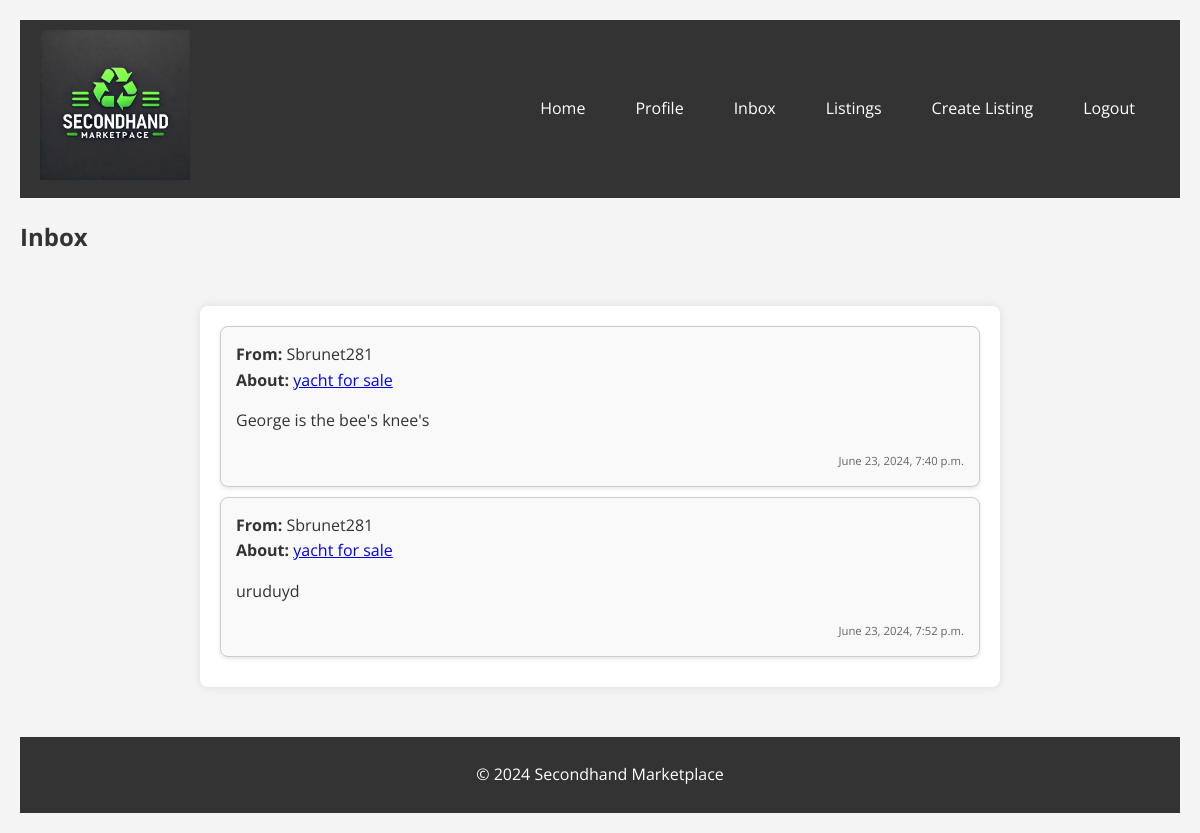
/messaging/inbox/ (signed in), run on an earlier commit of the app's database.
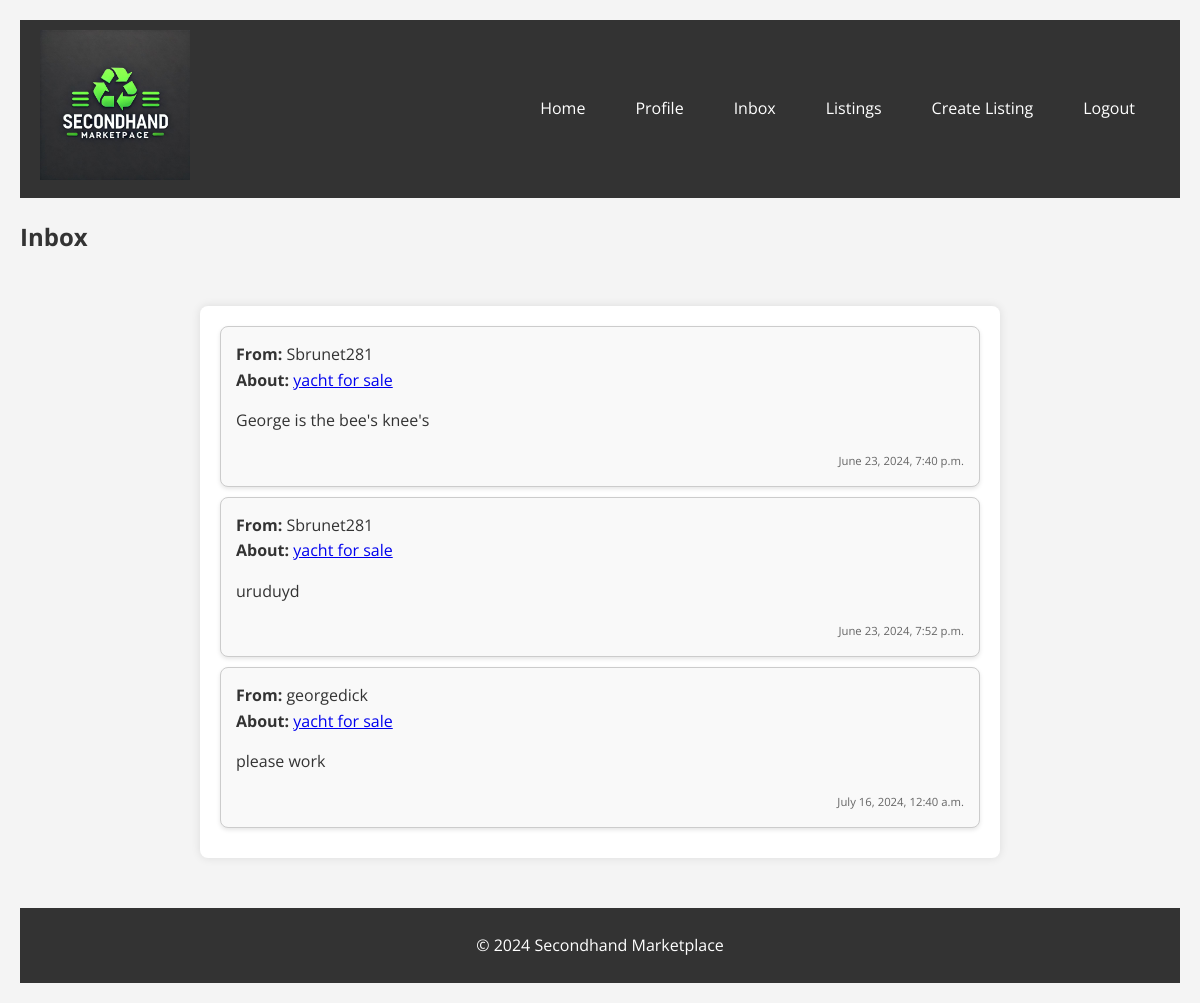
And on a later commit of the database.
### messaging/models.py (models this page shows, shortened)
class Message(models.Model):
    sender = models.ForeignKey(CustomUser, related_name='sent_messages', on_delete=models.CASCADE)
    receiver = models.ForeignKey(CustomUser, related_name='received_messages', on_delete=models.CASCADE)
    listing = models.ForeignKey(Listing, on_delete=models.CASCADE)
    content = models.TextField()
    timestamp = models.DateTimeField(auto_now_add=True)
    is_read = models.BooleanField(default=False)

### users/models.py (models this page shows)
class CustomUser(AbstractUser):
    email = models.EmailField(unique=True)
    profile_picture = models.ImageField(upload_to='profile_pics/', blank=True)
    groups = models.ManyToManyField(
        'auth.Group',
        related_name='customuser_set',  # Change this line
        blank=True,
        help_text=('The groups this user belongs to. A user will get all permissions '
                   'granted to each of their groups.'),
        related_query_name='customuser',
    )
    user_permissions = models.ManyToManyField(
        'auth.Permission',
        related_name='customuser_set',  # Change this line
        blank=True,
        help_text='Specific permissions for this user.',
        related_query_name='customuser',
    )

### listings/models.py (models this page shows, shortened)
class Listing(models.Model):
    title = models.CharField(max_length=255)
    slug = models.SlugField(unique=True, blank=True)
    description = models.TextField()
    price = models.DecimalField(max_digits=10, decimal_places=2)
    category = models.ForeignKey(Category, on_delete=models.CASCADE)
    seller = models.ForeignKey(CustomUser, on_delete=models.CASCADE)
    image = models.ImageField(upload_to='listing_images/', blank=True, null=True)
    created_at = models.DateTimeField(auto_now_add=True)

### messaging/views.py (the view)
# urls.py: path('inbox/', views.inbox, name='inbox'),
@login_required
def inbox(request):
    messages = Message.objects.filter(receiver=request.user)
    return render(request, 'messaging/inbox.html', {'messages': messages})

### templates/messaging/inbox.html (shortened to what this page needs)
{% extends 'base.html' %}
{% load static %}
{% block extra_css %}
    <link rel="stylesheet" href="{% static 'css/messaging.css' %}">
{% endblock %}
{% block content %}
<h2>Inbox</h2>
<div class="inbox">
    {% if messages %}
        {% for message in messages %}
            <div class="message-card">
                <div class="message-header">
                    <strong>From:</strong> {{ message.sender.username }}<br>
                    <strong>About:</strong> <a href="{% url 'listing_detail' message.listing.pk %}">{{ message.listing.title }}</a>
                </div>
                <div class="message-body">
                    <p>{{ message.content }}</p>
                </div>
                <div class="message-footer">
                    <small>{{ message.timestamp }}</small>
                </div>
            </div>
        {% endfor %}
    {% else %}
        <p>No messages found.</p>
    {% endif %}
</div>
{% endblock %}

### templates/base.html (shortened to what this page needs)
<!DOCTYPE html>
<html lang="en">
<head>
    {% load static %}
    <link rel="stylesheet" href="{% static 'css/base.css' %}">
    {% block extra_css %}
    {% endblock %}
</head>
<body>
    <header>
        <div class="logo">
            <img src="{% static 'img/logo1.jpg' %}" alt="Secondhand Marketplace Logo">
        </div>
        <nav>
            <ul>
                <li><a href="{% url 'home' %}">Home</a></li>
                {% if user.is_authenticated %}
                    <li><a href="{% url 'profile' %}">Profile</a></li>
                    <li><a href="{% url 'inbox' %}">Inbox</a></li>
                    <li><a href="{% url 'listing_list' %}">Listings</a></li>
                    <li><a href="{% url 'listing_create' %}">Create Listing</a></li>
                    <li><a href="{% url 'my_logout' %}">Logout</a></li>
                {% else %}
                    <li><a href="{% url 'login' %}">Login</a></li>
                    <li><a href="{% url 'register' %}">Register</a></li>
                {% endif %}
            </ul>
        </nav>
    </header>
    <main>
        {% block content %}
        {% endblock %}
    </main>
    <footer>
        <p>&copy; 2024 Secondhand Marketplace</p>
    </footer>
</body>
</html>

### static/css/base.css (style rules this page uses)
* { margin: 0; padding: 0; box-sizing: border-box; }
body { font-family: 'Open Sans', Arial, sans-serif; background-color: #f4f4f4; color: #333; line-height: 1.6; padding: 20px; }
header { background-color: #333; color: #fff; padding: 10px 0; display: flex; align-items: center; justify-content: space-between; margin-bottom: 20px; }
header .logo { margin-left: 20px; }
header .logo img { max-width: 150px; height: auto; }
header nav { margin-right: 20px; }
header nav ul { list-style: none; padding: 0; display: flex; justify-content: flex-end; flex-wrap: wrap; margin: 0; }
header nav ul li { margin: 0 10px; }
header nav ul li a, .nav-logout-button { color: #ffffff; text-decoration: none; padding: 10px 15px; display: block; background: none; border: none; cursor: pointer; font: inherit; }
footer { background: #333; color: #ffffff; text-align: center; padding: 10px 0; position: relative; width: 100%; }
p { margin-bottom: 15px; margin-top: 15px; }

### static/css/messaging.css (style rules this page uses)
body { font-family: 'Open Sans', Arial, sans-serif; background-color: #f4f4f4; color: #333; }
.inbox { max-width: 800px; margin: 50px auto; padding: 20px; background-color: #fff; border-radius: 8px; box-shadow: 0 0 10px rgba(0, 0, 0, 0.1); }
.message-card { padding: 15px; margin-bottom: 10px; border-radius: 8px; border: 1px solid #ccc; background-color: #f9f9f9; box-shadow: 0 2px 4px rgba(0, 0, 0, 0.1); }
.message-body { margin-bottom: 10px; }
.message-footer { text-align: right; font-size: 0.85em; color: #666; }

What changed in the data, as far as the page shows it:
added Message: sender.username "georgedick", listing "yacht for sale", content "please work", timestamp "July 16, 2024, 12:40 a.m."
